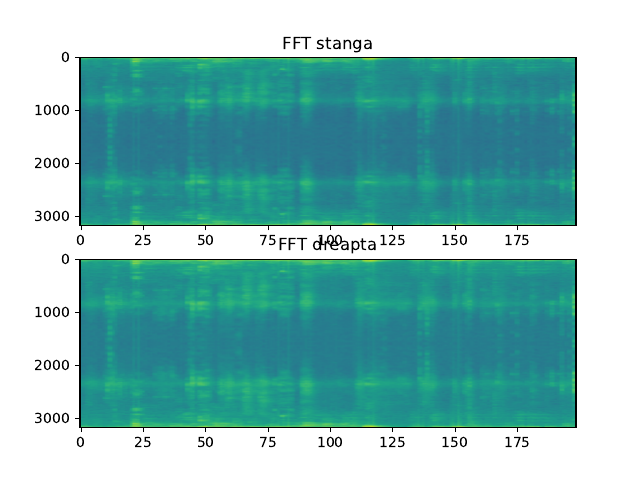

Here is the Python script that generated this plot:
import numpy as np
import matplotlib.pyplot as plt
from matplotlib.backends.backend_pdf import PdfPages
from scipy.io import wavfile

pdf = []
pdfDoc = PdfPages('p06.pdf')

sample_rate, signal = wavfile.read("p05.wav")

# Ia pas de 1%
step = int(len(signal) * 0.01)
total_len = step * 100 - (step if step * 100 != len(signal) else 0) # Scot ultimul grup daca nu are suficiente esantioane

# Grupuri de 1% cu 50% suprapunere
groups = []
for i in range(0, total_len, step // 2):
    groups.append(signal[i:i + step])


# FFT pentru fiecare grup
fft_left = []
fft_right = []
for group in groups:
    fft_left.append(np.abs(np.fft.fft(group[:,0])))
    fft_right.append(np.abs(np.fft.fft(group[:,1])))
       
# Pe fiecare coloana a matricii - deci facem transpusa
fft_left = np.array(fft_left).T
fft_right = np.array(fft_right).T

fig, ax = plt.subplots(2)

ax[0].set_title('FFT stanga')
ax[0].imshow(np.log(fft_left), aspect='auto')

ax[1].set_title('FFT dreapta')
ax[1].imshow(np.log(fft_right), aspect='auto')

pdf.append(fig)
fig.savefig('p06.png')

for page in pdf:
    pdfDoc.savefig(page)
pdfDoc.close()